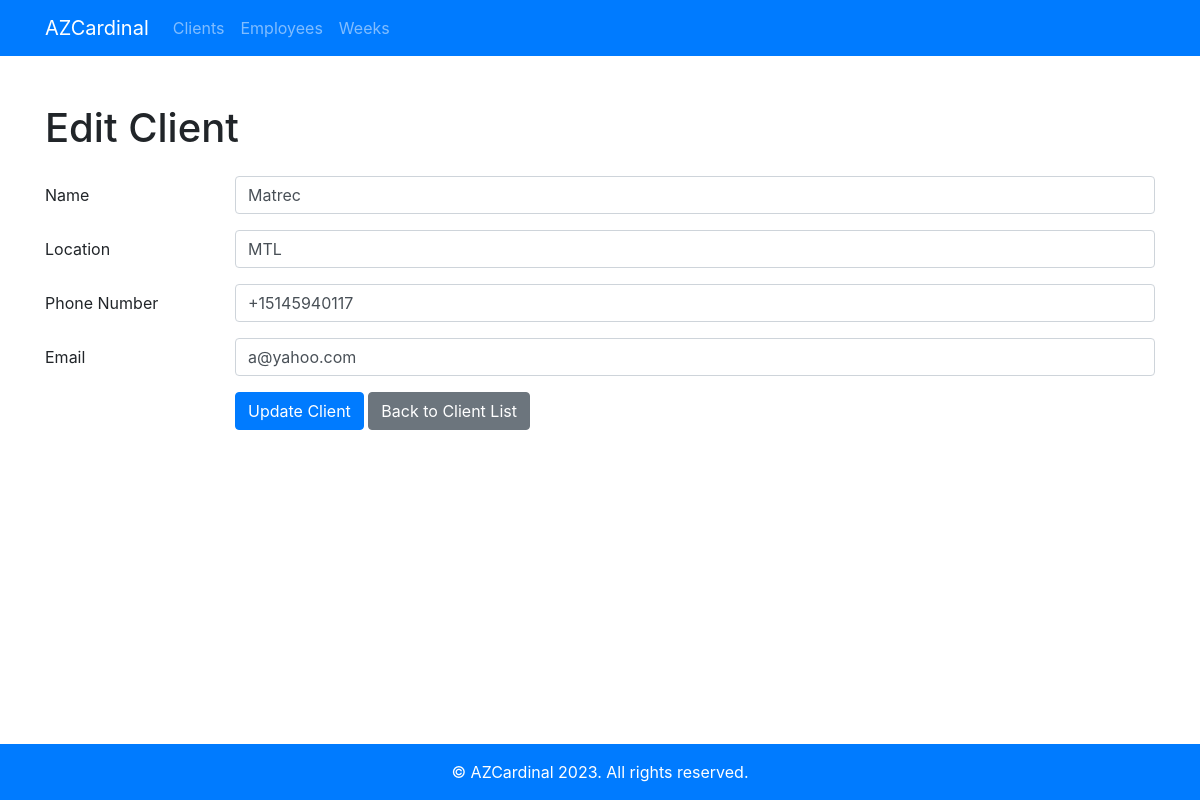
Before: /clients/edit/1/ with the older database file.
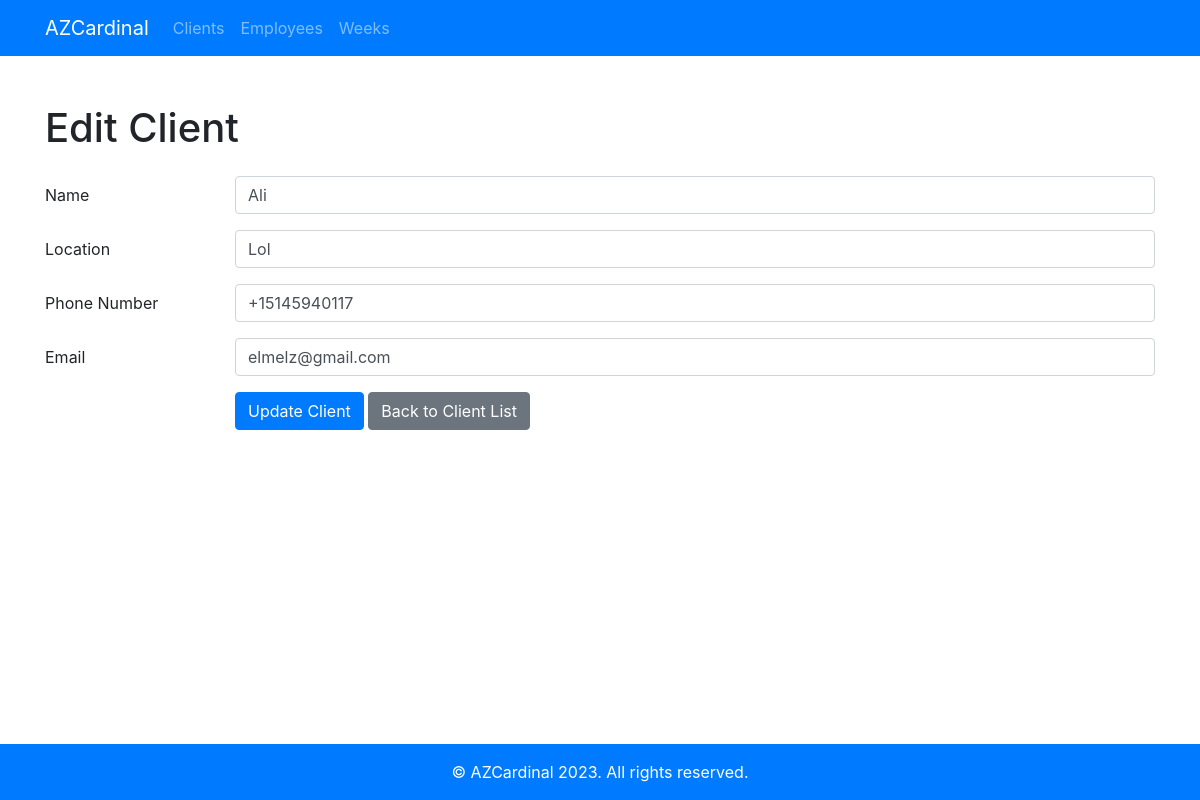
After: the same page with the newer database file.
### clients/models.py (models this page shows, shortened)
class Client(models.Model):
    name = models.CharField(max_length=100)
    phonenumber = PhoneNumberField(blank=True)
    location = models.CharField(max_length=255)
    email = models.EmailField(max_length = 254)
    date_joined = models.DateTimeField(auto_now_add=True)

### clients/views.py (the view)
# urls.py: path('edit/<int:pk>/', views.client_edit, name='client_edit'),
def client_edit(request, pk):
    client = get_object_or_404(Client, pk=pk)
    form = ClientForm(request.POST or None, instance=client)
    if form.is_valid():
        form.save()
        return redirect('clients:client_list')
    return render(request, 'clients/client_form.html', {'form': form})

### clients/forms.py
class ClientForm(forms.ModelForm):
    class Meta:
        model = Client
        fields = ['name', 'phonenumber', 'email', 'location']

### clients/templates/clients/client_form.html (shortened to what this page needs)
{% extends 'clients/base.html' %}
{% load widget_tweaks %}
{% block content %}
    <h1 class="mb-4">{% if form.instance.pk %}Edit{% else %}Add{% endif %} Client</h1>
    <form method="post">
        <div class="form-group row">
            <label for="{{ form.name.auto_id }}" class="col-sm-2 col-form-label">Name</label>
            <div class="col-sm-10">
                {{ form.name|add_class:'form-control' }}
            </div>
        </div>
        <div class="form-group row">
            <label for="{{ form.location.auto_id }}" class="col-sm-2 col-form-label">Location</label>
            <div class="col-sm-10">
                {{ form.location|add_class:'form-control' }}
            </div>
        </div>
        <div class="form-group row">
            <label for="{{ form.phonenumber.auto_id }}" class="col-sm-2 col-form-label">Phone Number</label>
            <div class="col-sm-10">
                {{ form.phonenumber|add_class:'form-control' }}
            </div>
        </div>
        <div class="form-group row">
            <label for="{{ form.email.auto_id }}" class="col-sm-2 col-form-label">Email</label>
            <div class="col-sm-10">
                {{ form.email|add_class:'form-control' }}
            </div>
        </div>
        <div class="form-group row">
            <div class="col-sm-10 offset-sm-2">
                <button type="submit" class="btn btn-primary">{% if form.instance.pk %}Update{% else %}Add{% endif %} Client</button>
                <a href="{% url 'clients:client_list' %}" class="btn btn-secondary">Back to Client List</a>
            </div>
        </div>
    </form>
{% endblock %}

Changed rows visible on the page:
changed Client: name "Matrec" → "Ali"; location "MTL" → "Lol"; email "a@yahoo.com" → "elmelz@gmail.com"
